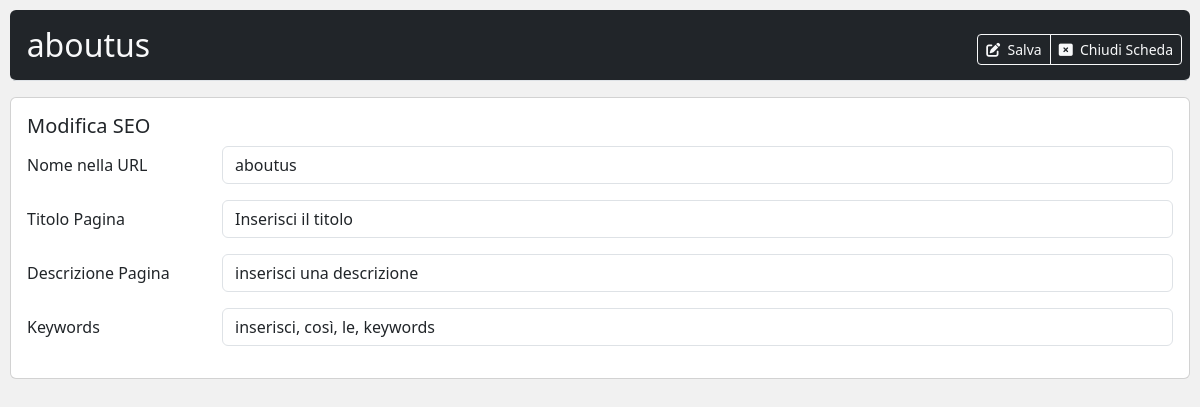
The app's page /admin/ui-gestisci/modifica_seo.php?id=2 (signed in) with its own data.
### tables this page shows
CREATE TABLE `seo` (
  `id` int(11) NOT NULL,
  `editor_page` varchar(255) NOT NULL,
  `page_name` varchar(255) NOT NULL,
  `slug` varchar(255) NOT NULL,
  `title` varchar(255) DEFAULT NULL,
  `description` text,
  `keywords` text
);

### admin/ui-gestisci/modifica_seo.php (the view, shortened to what this page needs)
<?php
require '../../conn.php';
if (isset($_GET['id']) && is_numeric($_GET['id'])) {
    $id = $_GET['id'];
} else {
    $result = 'Id pagina non trovato';
    exit;
}
$stmt = $conn->prepare("SELECT * FROM seo WHERE id = ?");
$stmt->bind_param("i", $id);
$stmt->execute();
$result = $stmt->get_result();
if ($result->num_rows > 0) {
    $row = $result->fetch_assoc();
    $page_name = $row['page_name'];
    $slug = $row['slug'];
    $title = $row['title'];
    $description = $row['description'];
    $keywords = $row['keywords'];
} else {
    $result = 'Pagina non trovata';
    exit;
}
?>
<!DOCTYPE html>
<html lang="it">
<head>
    <?php include '../materials/head_content.php'; ?>
</head>
<body style="background-color: #f1f1f1;">
<form action="" method="POST" style="padding: 10px;">
    <div class="d-flex justify-content-between flex-wrap flex-md-nowrap align-items-center pt-3 pb-2 mb-3 border-bottom bg-dark text-light rounded-2">
        <h1 class="h2">&nbsp;&nbsp;<?php echo htmlspecialchars($page_name); ?></h1>
        <div class="btn-toolbar mb-2 mb-md-0">
            <div class="btn-group me-2">
                <button type="submit" onclick="saveAndRefresh();" class="btn btn-sm btn-outline-light"><i class="fa-solid fa-pen-to-square"></i>&nbsp; Salva</button>
                <a href="#" class="btn btn-sm btn-outline-light" onclick="exit();"><i class="fa-solid fa-rectangle-xmark"></i>&nbsp; Chiudi Scheda</a>
            </div>
        </div>
    </div>
    <div class="row">
        <div class="col-md-12">
            <div class="card mb-3">
                <div class="card-body">
                    <h5 class="card-title">Modifica SEO</h5>
                    <div class="mb-3 row">
                        <label class="col-sm-2 col-form-label">Nome nella URL</label>
                        <div class="col-sm-10">
                            <input type="text" readonly class="form-control" value="<?php echo htmlspecialchars($slug); ?>">
                        </div>
                    </div>
                    <div class="mb-3 row">
                        <label class="col-sm-2 col-form-label">Titolo Pagina</label>
                        <div class="col-sm-10">
                            <input type="text" name="title" class="form-control" value="<?php echo htmlspecialchars($title); ?>">
                        </div>
                    </div>
                    <div class="mb-3 row">
                        <label class="col-sm-2 col-form-label">Descrizione Pagina</label>
                        <div class="col-sm-10">
                            <input type="text" name="description" class="form-control" value="<?php echo htmlspecialchars($description); ?>">
                        </div>
                    </div>
                    <div class="mb-3 row">
                        <label class="col-sm-2 col-form-label">Keywords</label>
                        <div class="col-sm-10">
                            <input type="text" name="keywords" class="form-control" value="<?php echo htmlspecialchars($keywords); ?>">
                        </div>
                    </div>
                </div>
            </div>
        </div>
    </div>
</form>
<?php include '../materials/script.php'; ?>
</body>
</html>

### admin/materials/dashboard.css (style rules this page uses)
body { font-size: .875rem; }

### records on screen
seo: page_name "aboutus", slug "aboutus", title "Inserisci il titolo", description "inserisci una descrizione", keywords "inserisci, così, le, keywords"
